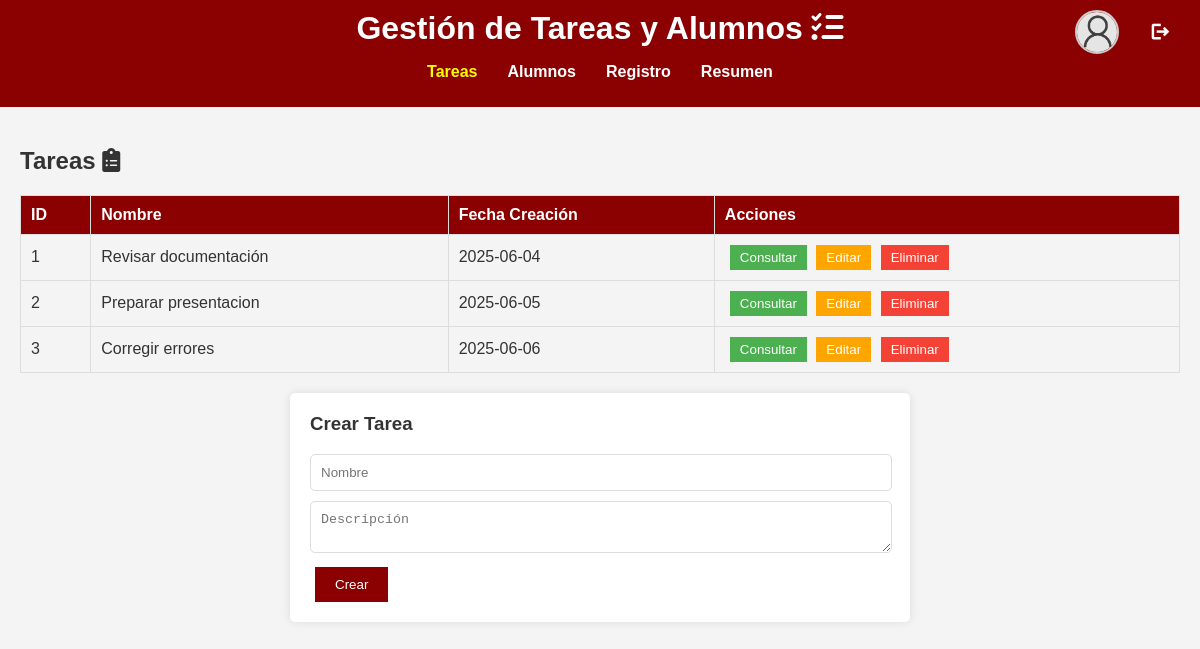
Page /Administracion/tareas.php on the committed database.
### tables this page shows
create table tareas(
 id int Primary Key auto_increment,
 nombre varchar(50) NOT null,
 descripcion varchar(200) NOT null,
 fecha_creacion date  NOT NULL
 );

### Administracion/funciones.php (called while the page is built, shortened)
<?php
function getTareas(){
    try{
        require '../conexion.php';
        $query = 'Select * from tareas';
        $consulta = mysqli_query($db,$query);
        return $consulta;
    }catch(\Throwable $e){
        var_dump($e);
    }
}
?>

### Administracion/tareas.php (the view, shortened to what this page needs)
<?php
    require './funciones.php';
    $tareas = getTareas();
?>
<!DOCTYPE html>
<html lang="es">
<head>
    <link rel="stylesheet" href="estilos.css">
    <link rel="stylesheet" href="https://cdnjs.cloudflare.com/ajax/libs/font-awesome/6.0.0-beta3/css/all.min.css">
</head>
<body>
    <header>
    <div class ="header-container">
        <div class="perfil-usuario">
                <img src="../Tareas/img/default-pp.jpg" alt="Foto de perfil">
                <button onclick="logout()" class="logout-btn">
                    <span class="material-icons">logout</span>
                </button>
            </div>
            <h1>Gestión de Tareas y Alumnos <i class="fas fa-tasks"></i></h1>
    </div>
        <nav>
            <ul>
                <li><a class ="active" href="#"  >Tareas</a></li>
                <li><a href="alumnos.php"  >Alumnos</a></li>
                <li><a href="registros.php"  >Registro</a></li>
                <li><a href="resumen.php"  >Resumen</a></li>
            </ul>
        </nav>
    </header>
    <main>
        <section id="tareas" class="seccion-activa">
            <h2>Tareas <i class="fas fa-clipboard-list"></i></h2>
            <div class="lista-tareas">
                <table>
                    <thead>
                        <tr>
                            <th>ID</th>
                            <th>Nombre</th>
                            <th>Fecha Creación</th>
                            <th>Acciones</th>
                        </tr>
                    </thead>
                    <tbody>
                        <?php
                            while($servicio = mysqli_fetch_assoc($tareas)){?>
                                <tr>
                                    <td><?php echo $servicio['id']?></td>
                                    <td><?php echo $servicio['nombre']?></td>
                                    <td><?php echo $servicio['fecha_creacion']?></td>
                                    <td>
                                        <button class="btn-consultar" onclick="mostrarDetallesTarea(<?php echo $servicio['id']?>)">Consultar</button>
                                        <button class="btn-editar" onclick="editarTarea(<?php echo $servicio['id']?>)">Editar</button>
                                        <button class="btn-eliminar" onclick="eliminarTarea(<?php echo $servicio['id']?>)">Eliminar</button>
                                    </td>
                                </tr>
                            <?php
                         }
                        ?>
                    </tbody>
                </table>
            </div>
            <form class="formulario-crear" method = 'POST'>
                <h3>Crear Tarea</h3>
                <input type="text" name = "nombre" id="nombreTarea" placeholder="Nombre" required>
                <textarea id="descripcionTarea" name="descripcion" placeholder="Descripción" required></textarea>
                <button type="submit">Crear</button>
            </form>
        </section>
</body>
</html>

### Administracion/estilos.css (style rules this page uses)
body { font-family: Arial, sans-serif; margin: 0; padding: 0; background-color: #f4f4f4; color: #333; }
header { background-color: #8B0000; color: white; padding: 10px 20px; text-align: center; }
header h1 { margin: 0; }
nav ul { list-style: none; padding: 0; display: flex; justify-content: center; }
nav ul li { margin: 0 15px; }
nav ul li a { color: white; text-decoration: none; font-weight: bold; }
main { padding: 20px; }
.seccion-activa { display: block; }
table { width: 100%; border-collapse: collapse; margin-bottom: 20px; }
table th, table td { padding: 10px; border: 1px solid #ddd; text-align: left; }
table th { background-color: #8B0000; color: white; }
button { padding: 5px 10px; border: none; cursor: pointer; margin-left: 5px; }
.btn-consultar { background-color: #4CAF50; color: white; }
.btn-editar { background-color: #FFA500; color: white; }
.btn-eliminar { background-color: #f44336; color: white; }
form { background-color: white; padding: 20px; border-radius: 5px; box-shadow: 0 0 10px rgba(0, 0, 0, 0.1); width: 50%; margin: 0 auto; }
form h3 { margin-top: 0; }
form input, form textarea, form select { width:calc(100% - 20px); padding: 10px; margin-bottom: 10px; border: 1px solid #ddd; border-radius: 5px; }
form button { background-color: #8B0000; color: white; border: none; padding: 10px 20px; cursor: pointer; }
.active { color:yellow; }
.perfil-usuario { display: flex; align-items: center; gap: 8px; position:absolute; right: 20px; justify-content: center; }
.perfil-usuario img { width: 40px; height: 40px; border-radius: 50%; object-fit: cover; border: 2px solid #ccc; }
.perfil-usuario span { font-weight: bold; color: #fff; }
.logout-btn { border-radius: 50%; background-color: #8B0000; }
.logout-btn .material-icons { font-size: 20px; color: white; border-radius: 50%; vertical-align: middle; }

### rows in the picture
tareas: id "1", nombre "Revisar documentación", fecha_creacion "2025-06-04"
tareas: id "2", nombre "Preparar presentacion", fecha_creacion "2025-06-05"
tareas: id "3", nombre "Corregir errores", fecha_creacion "2025-06-06"
